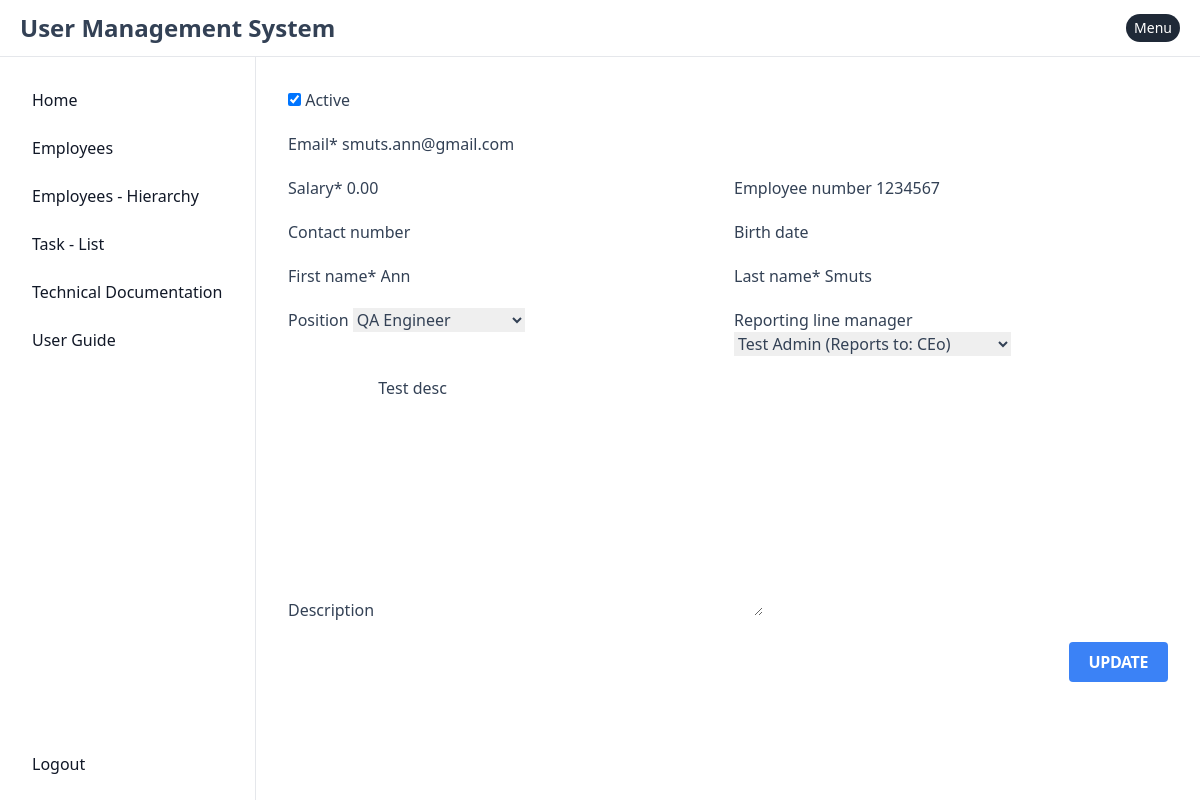
The app's page /user/user_profile/18/ (signed in), older data.
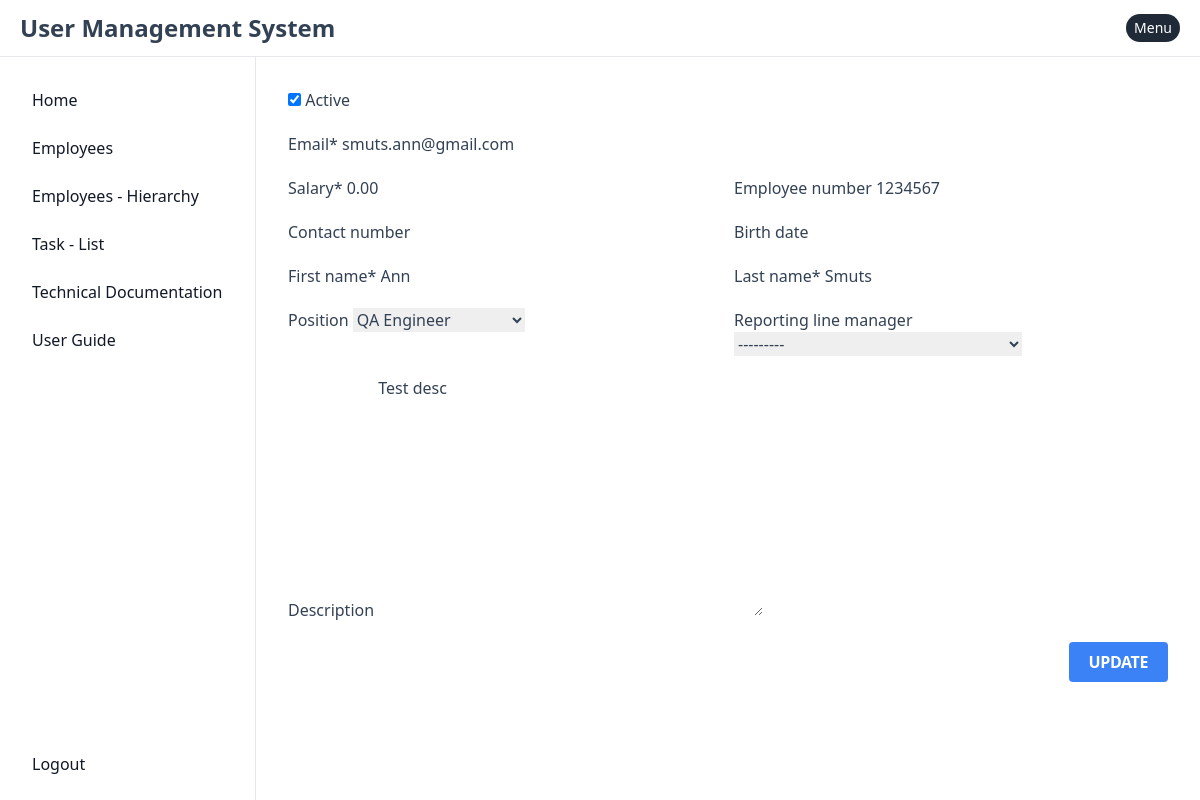
The same page, newer data.
### apps/admin/user/models.py (models this page shows, shortened)
class User(AuditFields, AbstractBaseUser, PermissionsMixin):
    reporting_line_manager = models.ForeignKey('self', on_delete=models.SET_NULL, null=True, blank=True, related_name='reports_to')
    email                  = models.EmailField(unique=True)
    first_name             = models.CharField(max_length=30, blank=True)
    last_name              = models.CharField(max_length=30, blank=True)
    contact_number         = models.CharField(max_length=30, blank=True)
    employee_number        = models.CharField(max_length=30, blank=True)
    hashed_email_gravatar  = models.CharField(max_length=250, blank=True)
    position               = models.IntegerField(choices=POSITION_CHOICES, blank=True, null=True)
    birth_date             = models.DateField(null=True, blank=True)
    is_active              = models.BooleanField(default=True)
    is_staff               = models.BooleanField(default=False)
    is_admin               = models.BooleanField(default=False)
    salary                 = models.DecimalField(verbose_name='Salary', default=0, max_digits=9, decimal_places=2)
    description            = models.TextField(max_length=300, blank=True, null=True)
    objects = UserManager()
    USERNAME_FIELD  = 'email'
    REQUIRED_FIELDS = []
    def __str__(self):
        if self.reporting_line_manager:
            return f"{self.first_name} {self.last_name} (Reports to: {self.reporting_line_manager.first_name})"
        elif self.first_name and self.last_name:
            return f"{self.first_name} {self.last_name} (No Manager)"
        else:
            return f"{self.email} (No Manager)"

### apps/system/user/profile/views.py (the view, shortened to what this page needs)
# urls.py: path('user_profile/<int:user_id>/', UserProfileView.as_view(),   name='user_profile'),
class UserProfileView(LoginRequiredMixin, View):
    def get(self, request, user_id, *args, **kwargs):
        user = User.objects \
            .get(
                id = user_id
            )
        response = render(
            self.request,
            template_name = 'system/user/profile/user_profile.html',
            context = {
                'user' : user,
                'form' : UserProfileForm(instance=user)
            }
        )
        trigger_client_event(response, 'openmodal')
        return response

### templates/system/user/profile/user_profile.html
{% extends 'base.html' %}
{% load crispy_forms_tags %}
{% block content %}
<div>
    <form class="flex flex-col gap-5" hx-post="{% url 'user:user_profile' user.id %}">
        {% crispy form %}
    </form>
</div>
{% endblock content %}

Row changes from the older to the newer data that the page shows:
changed through a linked row, User (number 2 of 2 on the later page): reporting_line_manager "Test Admin (Reports to: CEo)" → "---------"
